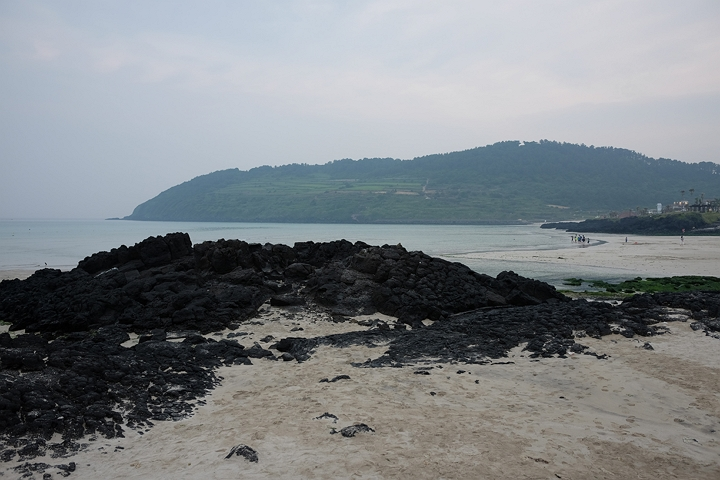
#> input picture L06_LocalFeature/src/img1.jpg, 720 x 480 px
$ python 03_sift_homography_alignment.py
#> lines starting #> are read from the running program, lines starting #| are printed output that depends on the picture; after the words box and inside, x2 and y2 are one past the last pixel; in counts of white or black regions, pixels touching at a corner belong together
import cv2 as cv
import numpy as np
import matplotlib.pyplot as plt
import numpy as np

# 1. 이미지 불러오기
img1 = cv.imread('./src/img1.jpg')  # 기준 이미지 (정렬 대상)
#> img1 is the input picture: shape (480, 720, 3); mean B, G, R 134.2, 130.6, 125.7
img2 = cv.imread('./src/img2.jpg')  # 이동 이미지 (정렬할 이미지)
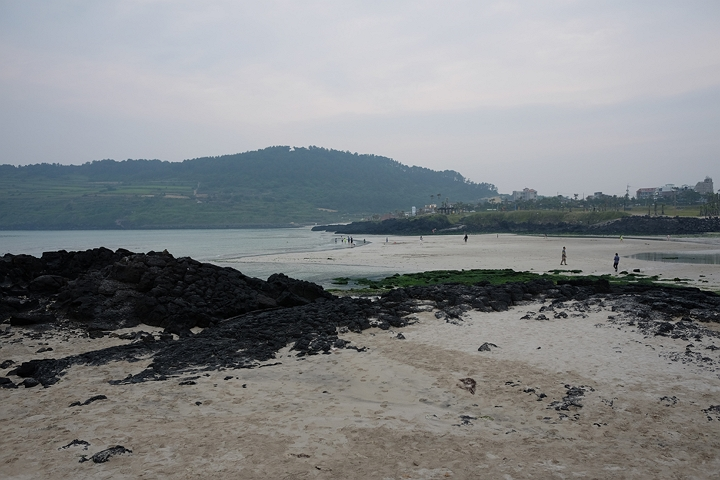
#> input picture L06_LocalFeature/src/img2.jpg, 720 x 480 px
#> img2 is the input picture: shape (480, 720, 3); mean B, G, R 134.4, 132.3, 129.6

gray1 = cv.cvtColor(img1, cv.COLOR_BGR2GRAY)
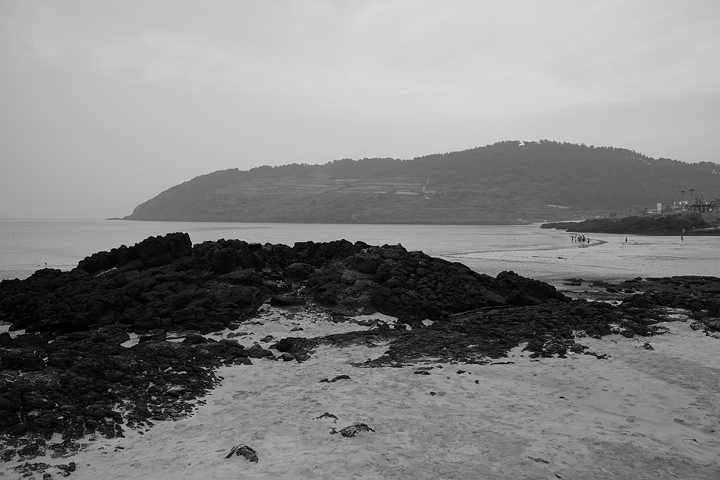
#> gray1: shape (480, 720); min 0, max 219, mean 129.5
gray2 = cv.cvtColor(img2, cv.COLOR_BGR2GRAY)
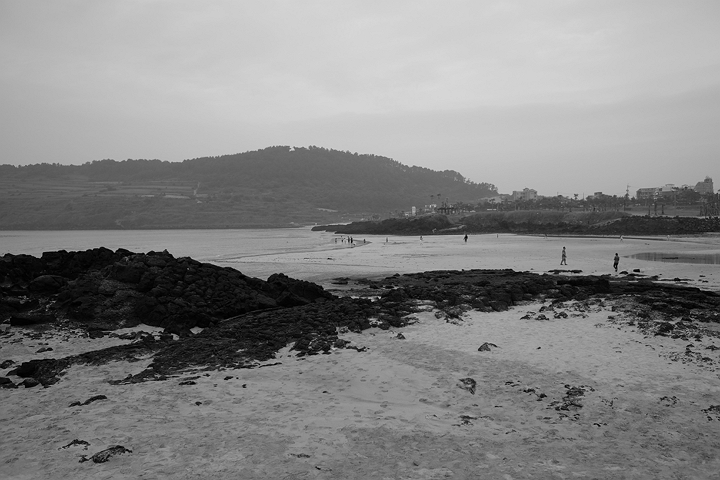
#> gray2: shape (480, 720); min 0, max 218, mean 131.7

#SIFT 특징점 검출
sift = cv.SIFT_create()
kp1, des1 = sift.detectAndCompute(gray1, None)
#> kp1 = 927 keypoints; strongest (x, y, size): (619, 303, 2.6), (427, 373, 2.2), (205, 368, 1.9), (440, 367, 2.1)
kp2, des2 = sift.detectAndCompute(gray2, None)
#> kp2 = 965 keypoints; strongest (x, y, size): (466, 237, 2), (638, 270, 2.3), (635, 270, 1.9), (244, 386, 2.5)

#BFMatcher로 매칭 + knnMatch
bf = cv.BFMatcher()
matches = bf.knnMatch(des1, des2, k=2)
#> matches = 927 matches

#Lowe’s ratio test 적용
good_matches = []
for m, n in matches:
    if m.distance < 0.7 * n.distance:
        good_matches.append(m)
#> after the loop, good_matches = 270 matches

#매칭 점 수 확인
if len(good_matches) > 10:
    #대응점 추출
    src_pts = np.float32([kp1[m.queryIdx].pt for m in good_matches]).reshape(-1, 1, 2)
#> src_pts = 270 rows, first 8: [19.44, 266], [86.7, 258.1], [101.7, 254.2], [150.9, 237.4], [151.1, 384.3], [187.6, 176.2], [210.4, 173.7], [265.8, 168.3]
    dst_pts = np.float32([kp2[m.trainIdx].pt for m in good_matches]).reshape(-1, 1, 2)
#> dst_pts = 270 rows, first 8: [21.88, 156], [30.18, 165.1], [109.8, 162.3], [30.18, 165.1], [395.4, 287.8], [149.1, 157], [186.1, 161.9], [109.8, 162.3]

    #호모그래피 계산 (RANSAC 사용)
    H, mask = cv.findHomography(dst_pts, src_pts, cv.RANSAC, 5.0)
#> H = [[0.62, 0.0298, 253.8], [-0.103, 0.874, 21.39], [-0.00053, 9.63e-06, 1]]; mask = 270 values, max 1 at index 8, min 0 at index 0, mean 0.963

    #이미지 변환 (img2 → img1과 정렬)
    height, width, _ = img1.shape
#> height = 480; width = 720
    aligned_img = cv.warpPerspective(img2, H, (width, height))
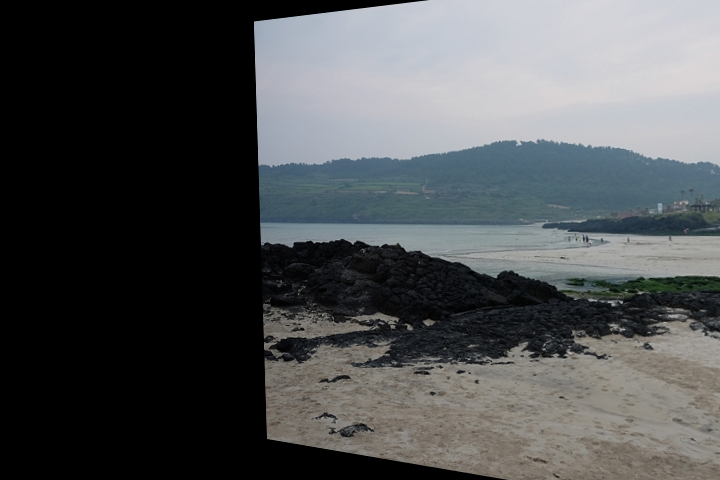
#> aligned_img: shape (480, 720, 3); mean B, G, R 81.7, 80.2, 77.8

    #결과 비교 시각화
    plt.figure(figsize=(20, 10))

    plt.subplot(1, 3, 1)
    plt.imshow(cv.cvtColor(img1, cv.COLOR_BGR2RGB))
    plt.title('Base Image')
    plt.axis('off')

    plt.subplot(1, 3, 2)
    plt.imshow(cv.cvtColor(img2, cv.COLOR_BGR2RGB))
    plt.title('Unaligned Image')
    plt.axis('off')

    plt.subplot(1, 3, 3)
    plt.imshow(cv.cvtColor(aligned_img, cv.COLOR_BGR2RGB))
    plt.title('Aligned Image (warpPerspective)')
    plt.axis('off')

    plt.tight_layout()
    plt.show()
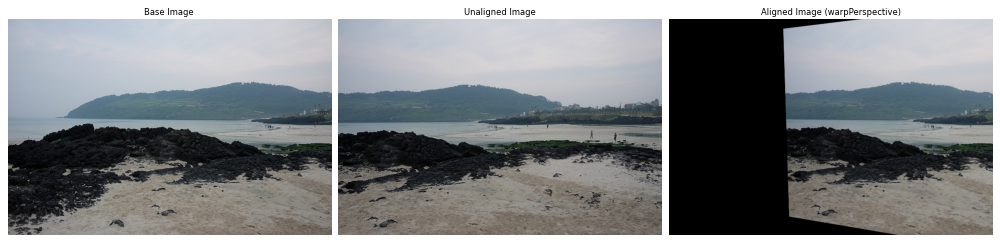
#> figure drawn by matplotlib, 3 panels

else:
    print(f"Not enough good matches found: {len(good_matches)} (need at least 10)")


# 기존 코드에서 만든 것
# img1 = base image
# aligned_img = img2을 img1에 맞춰 정렬한 결과

#두 이미지를 같은 크기로 만듦 (이미 맞춰져 있으면 생략 가능)
h1, w1 = img1.shape[:2]
#> h1 = 480; w1 = 720
h2, w2 = aligned_img.shape[:2]
#> h2 = 480; w2 = 720

#출력 이미지의 크기 설정 (폭은 두 배로 확장)
result_width = w1 + w2
#> result_width = 1440
result_height = max(h1, h2)
#> result_height = 480

#파노라마용 빈 이미지 생성
panorama = np.zeros((result_height, result_width, 3), dtype=np.uint8)

#base 이미지 복사
panorama[0:h1, 0:w1] = img1

#정렬된 이미지 겹쳐 붙이기 (단순 덮기)
# → 겹치는 부분을 블렌딩 추가 필요
for y in range(h2):
    for x in range(w2):
        # aligned_img 픽셀이 유효한 영역일 때만 붙이기
        if not np.all(aligned_img[y, x] == 0):
            panorama[y, x] = aligned_img[y, x]
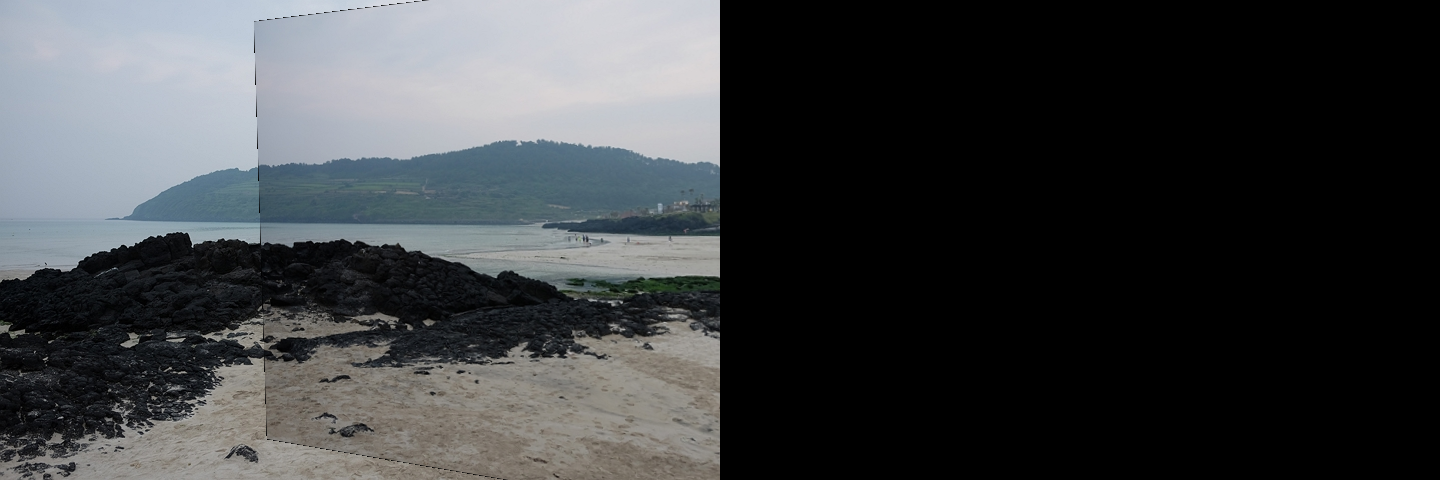
#> panorama: shape (480, 1440, 3); mean B, G, R 65.2, 63.2, 60.9

# 겹치는 부분만 블렌딩
blended = img1.copy()
alpha = 0.5  # 투명도 조절 (0.0~1.0)

# 블렌딩 적용: aligned_img의 유효 픽셀만 base 이미지와 평균 처리
mask = np.any(aligned_img > 0, axis=2)
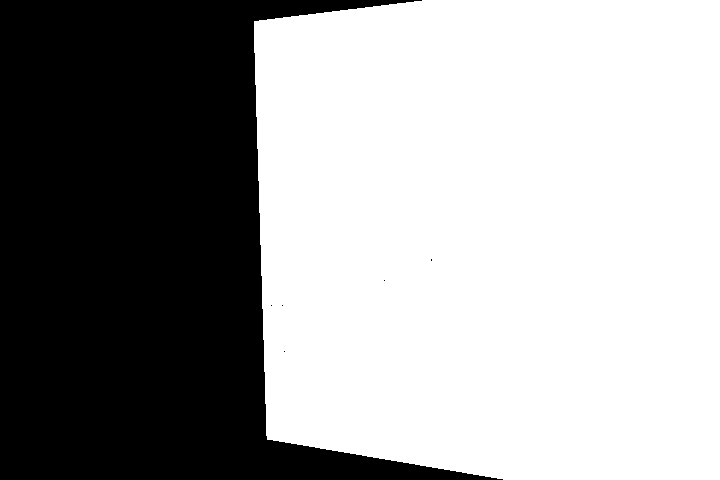
#> mask: shape (480, 720) bool; 61.9% white; 6 black regions (5 under 20 px), largest, box (x1, y1, x2, y2) and area: (0, 0, 503, 480) 131634
blended[mask] = cv.addWeighted(img1[mask], alpha, aligned_img[mask], 1 - alpha, 0)

plt.figure(figsize=(20, 10))
plt.imshow(cv.cvtColor(panorama, cv.COLOR_BGR2RGB))
plt.title('Panorama-style Composition')
plt.axis('off')
plt.show()

plt.subplot(1, 2, 2)
plt.imshow(cv.cvtColor(blended, cv.COLOR_BGR2RGB))
plt.title('Blended Image (Overlay)')
plt.axis('off')

plt.tight_layout()
plt.show()
